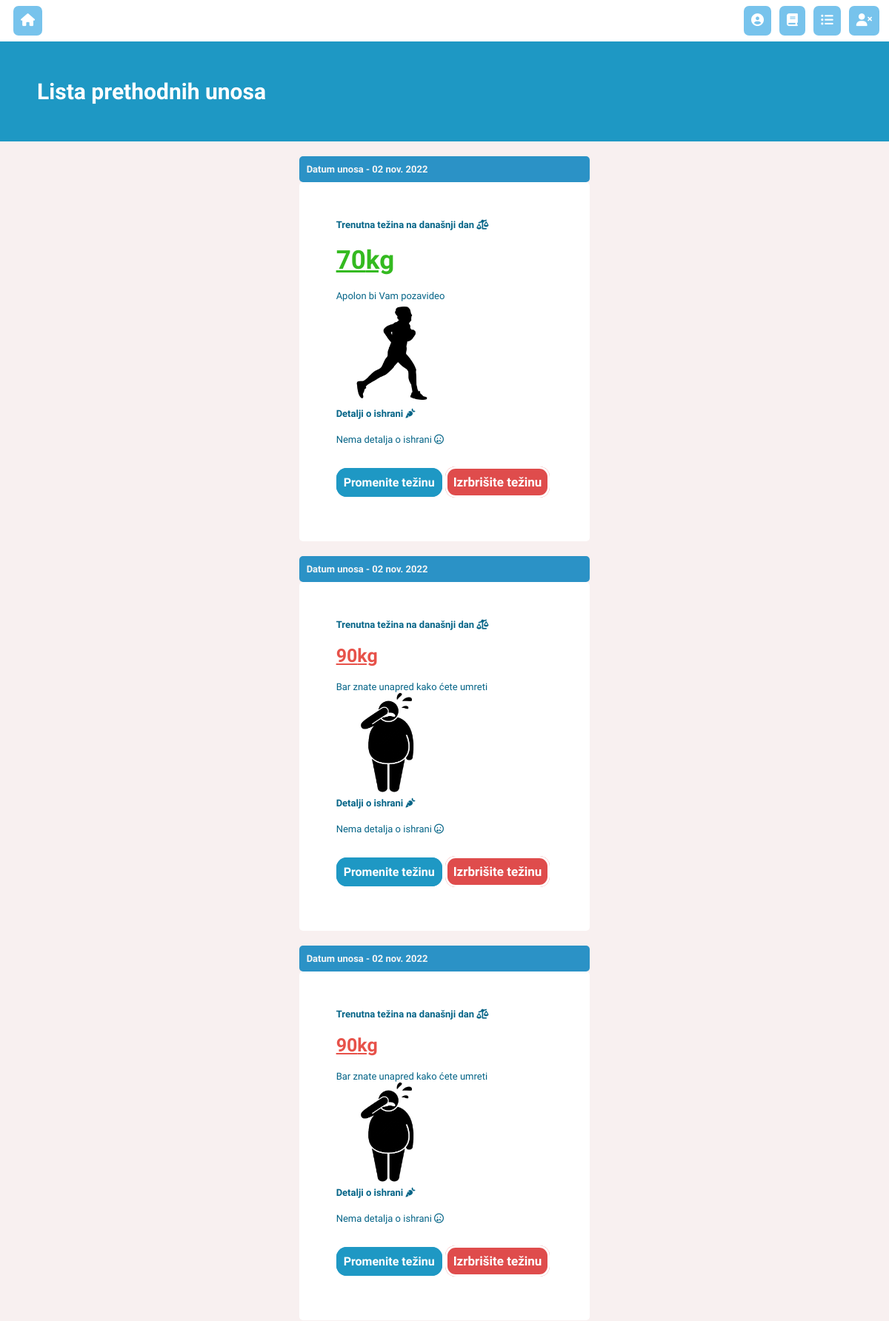
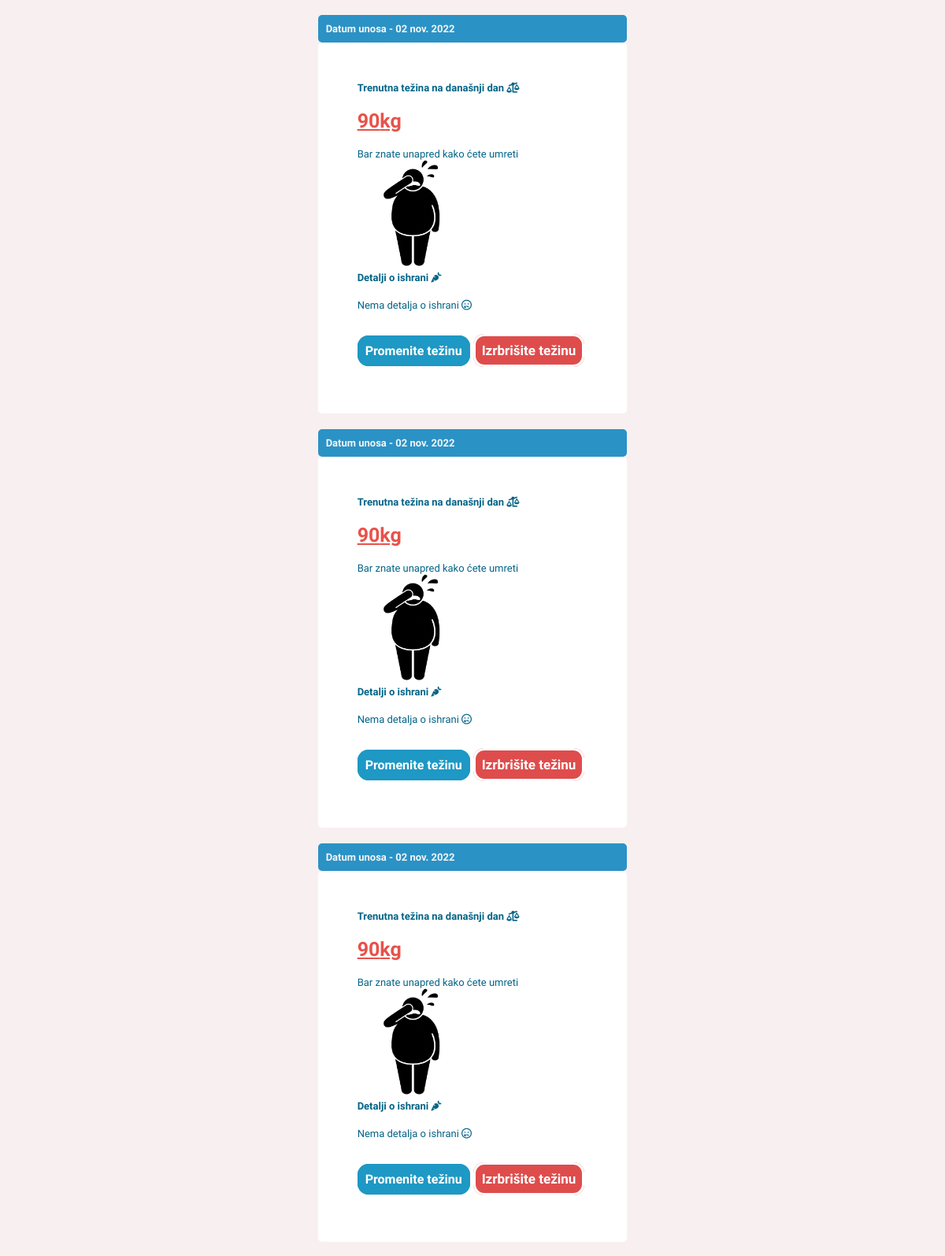
/overview/weightlist (signed in, upper part), run on the app's committed database (2 pictures, top to bottom).
### dijeta_je_meta/models.py (models this page shows, shortened)
class CurrentWeight(models.Model):
    owner = models.ForeignKey(User, on_delete=models.CASCADE,blank=True)
    date_added = models.DateTimeField(auto_now_add=True)
    trenutna_tezina = models.IntegerField(
              default=0,
        validators=[
            MaxValueValidator(400),
            MinValueValidator(45)
        ]
    )
    detalji = models.TextField(blank=True)
    class Meta:
       ordering = ['-date_added']

### dijeta_je_meta/views.py (the view)
# urls.py: path("overview/weightlist", views.ListCurrentWeight.as_view(), name="weightlist"),
class ListCurrentWeight(LoginRequiredMixin,ListView):
    model = CurrentWeight
    template_name = "dijeta_je_meta/weight_list.html"
    paginate_by = 7
    def get_queryset(self): #sa ovim querijem cemo vratiti samo objekte koji pripadaju trenutnom useru
        return CurrentWeight.objects.filter(owner=self.request.user)
    def get_context_data(self, **kwargs):
        context = super(ListCurrentWeight, self).get_context_data(**kwargs)
        idealna = round(ideal_weight(self.request))
        list  = []
        list.append(idealna)
        context['idealna'] = list
        return context

### dijeta_je_meta/views.py (called while the page is built)
def ideal_weight(request):
    if StartUserWeightAndHeight.objects.filter(owner=request.user):
        if StartUserWeightAndHeight.objects.filter(owner=request.user).first().pol == "Мuški":
           ideal_kg = 50+(0.91*(StartUserWeightAndHeight.objects.filter(owner=request.user).first().visina-152.4))
        else:
            ideal_kg = 50+(0.91*(StartUserWeightAndHeight.objects.filter(owner=request.user).first().visina-152.4))
        return ideal_kg

### dijeta_je_meta/templates/dijeta_je_meta/weight_list.html (shortened to what this page needs)
{% extends "dijeta_je_meta/base.html" %}
{% block content %}
<h1 id="first-header">Lista prethodnih unosa</h1>
<div class="weight-list">
<div>
{% for weight in currentweight_list %}
  <p class="date">Datum unosa - {{weight.date_added|date:"d b Y"}}</p>
  <div class="one-weight">
      <p class="marg-bot"><strong>Trenutna težina na današnji dan</strong> <i class="fa fa-balance-scale-left"></i> </p>
      {% for i in idealna %}
        {% if weight.trenutna_tezina > i|add:10 %}
         <p class="list-variable"><u>{{weight.trenutna_tezina}}kg </u> </p>
         <p>Bar znate unapred kako ćete umreti</p>
         <img src="../../static/dijeta_je_meta/images/fat man.png" alt="" width="150px">
        {% elif i > weight.trenutna_tezina|add:"10" %}
          <p class="list-variable"><u>{{weight.trenutna_tezina}}kg </u> </p>
          <p>Na njivi uvek ima posla za Vas</p>
          <img src="../../static/dijeta_je_meta/images/thin man.png" alt="" width="150px">
        {% elif weight.trenutna_tezina > i|add:3 %}
         <p class="list-variable2"> <u>{{weight.trenutna_tezina}}kg</u></p>
         <p>Život je kao kutija čokolada. Ne traje dugo za debele ljude.</p>
         <img src="../../static/dijeta_je_meta/images/images (1).png" alt="" width="150px">
        {% elif i > weight.trenutna_tezina|add:"3" %}
          <p class="list-variable2"> <u>{{weight.trenutna_tezina}}kg</u></p>
          <p>Pazite da ne propadnete kroz wc-šolju</p>
          <img src="../../static/dijeta_je_meta/images/medium.png" alt="" width="150px">
        {% else %}
         <p class="list-variable3"> <u>{{weight.trenutna_tezina}}kg</u></p>
         <p>Apolon bi Vam pozavideo</p>
         <img src="../../static/dijeta_je_meta/images/96-969570_silhouette-run-athlete-winter-fit-runner-cold-person-removebg-preview.png" alt="" width="150px">
        {% endif %}
      {%endfor%}
    <p class="marg-bot"><strong>Detalji o ishrani <i class="fa fa-carrot"></i></strong></p>
    {% if weight.detalji %}
        <p class="p-space">{{weight.detalji}}</p>
    {% else %}
        <p class="p-space">Nema detalja o ishrani <i class="fa-regular fa-face-sad-tear"></i></p>
    {% endif %}
    <div class="button-div2">
      <a href="{% url 'update_weight' weight.id %}" class="button">Promenite težinu</a>
      <a href="{% url 'delete_weight' weight.id %}" class="delete-button">Izrbrišite težinu</a>
    </div>
 </div>
{% empty %}
  <a href="{% url 'currentweight' %}">Prvi unos</a>
{% endfor %}
</div>
</div>
{% endblock %}

### dijeta_je_meta/static/dijeta_je_meta/css/other.css (style rules this page uses)
html { font-family: 'Abril Fatface', cursive; font-family: 'Koulen', cursive; font-family: 'Life Savers', cursive; font-family: 'Merriweather', serif; font-family: 'Philosopher', sans-serif; font-family: 'Radio Canada', sans-serif; scroll-behavior: smooth; background-color: rgb(248, 240, 240); }
* { box-sizing: border-box; padding: 0; margin: 0; }
p { font-size: 25px; }
.button-div2 { margin-top: 20px; margin-bottom: 20px; }
.button { padding: 7px; background-color: rgb(30, 152, 196); color: white; border-style: solid; border-radius: 14px; border-color: rgb(30, 152, 196); font-weight: 1000; text-decoration: none; }
.delete-button { padding: 8px; background-color: rgb(223, 76, 76); color: white; font-size: 17px; border-style: solid; border-radius: 14px; background-color: rgb(223, 76, 76); font-weight: 1000; margin-right: 4px; text-decoration: none; }
#first-header { background-color: rgb(30, 152, 196); color: white; font-weight: bold; padding:50px; font-size: 30px; margin-top: -10px; }
.p-space { margin-bottom: 40px; }
.marg-bot { margin-bottom: 20px; }
.weight-list { display: flex; justify-content: center; width: 100%; padding: 20px; }
.one-weight { background-color: white; border-radius: 5px; padding: 50px; margin-bottom: 20px; color: rgb(4, 100, 135); }
.date { color: whitesmoke; font-weight: bold; background-color: rgb(43, 146, 198); padding: 10px; border-radius: 5px; }
.list-variable { font-size: 25px; font-weight: 1000; color: rgb(231, 82, 74); margin-bottom: 20px; }
.list-variable3 { font-size: 35px; font-weight: 1000; color: rgb(52, 186, 32); margin-bottom: 20px; }
@media all and (min-width: 1025px) and (max-width: 1200px) { p { font-size: 13px; } }

### dijeta_je_meta/templates/dijeta_je_meta/weight_list.html (style rules this page uses)
html { background-image: url("../../static/dijeta_je_meta/images/blue-wood-texture-background-surface_35.jpg"); }

### data on the page
CurrentWeight: date_added "02 nov. 2022", trenutna_tezina "70", detalji "Nema detalja o ishrani"
CurrentWeight: date_added "02 nov. 2022", trenutna_tezina "90", detalji "Nema detalja o ishrani"
CurrentWeight: date_added "02 nov. 2022", trenutna_tezina "90", detalji "Nema detalja o ishrani"
CurrentWeight: date_added "02 nov. 2022", trenutna_tezina "90", detalji "Nema detalja o ishrani"
CurrentWeight: date_added "02 nov. 2022", trenutna_tezina "90", detalji "Nema detalja o ishrani"
CurrentWeight: date_added "02 nov. 2022", trenutna_tezina "90", detalji "Nema detalja o ishrani"
